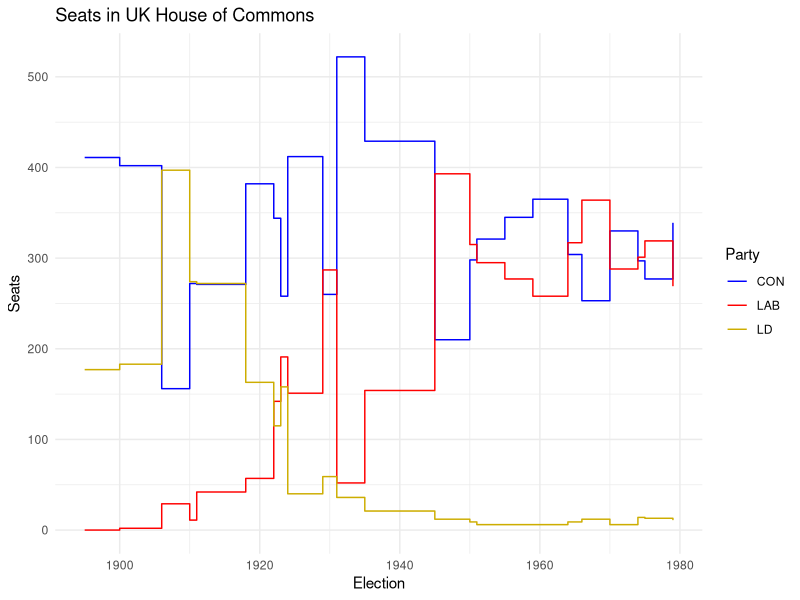

Reproduce this figure in R.
## ---- chunk 1
#| warning: false
require(tidyverse)
require(readxl)
tps <- read_excel("tps.xlsx")
tps <- tps |>
  filter(Election <= 1979) |>
  filter(Party %in% c("CON", "LAB", "LD"))

my_colors <- c("blue", "red", "gold3")

tps_graph <- ggplot(tps, aes(x = Election, y = Seats, color = Party)) +
  geom_step() +
  theme_minimal() +
  scale_color_manual(values = my_colors) +
  labs(title = "Seats in UK House of Commons")

tps_graph
